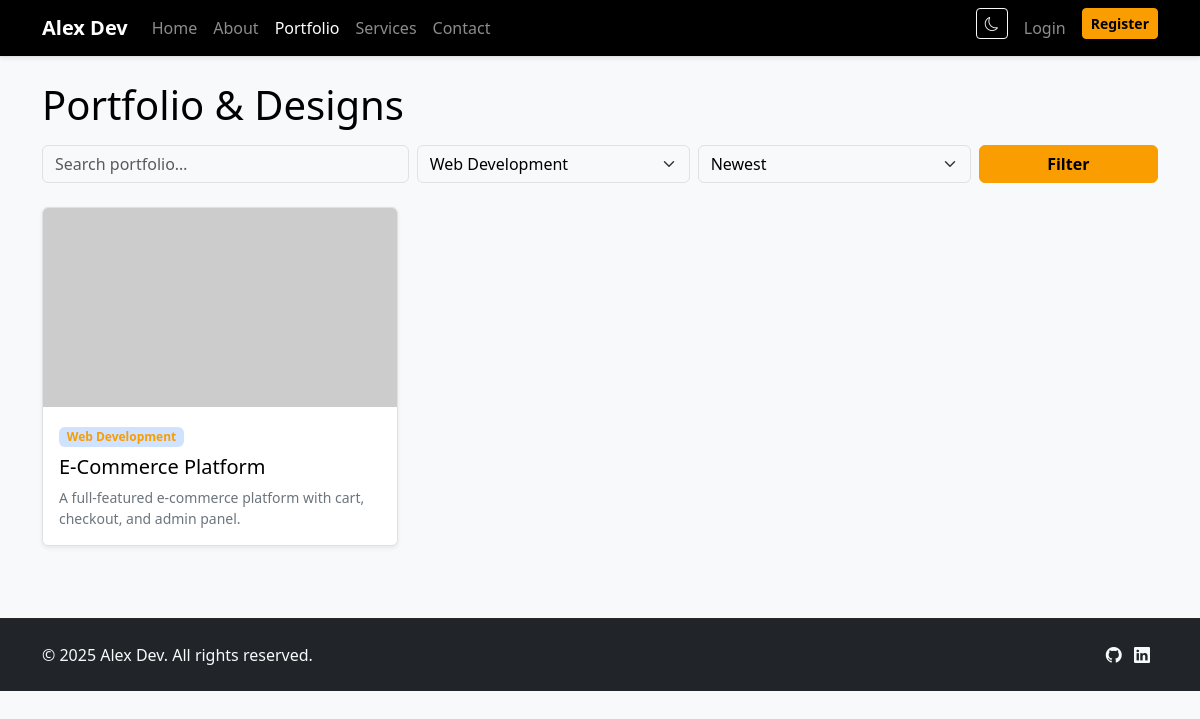
/portfolio.php?category=1, run on the app's committed database.
### tables this page shows
CREATE TABLE projects (
  id INT UNSIGNED AUTO_INCREMENT PRIMARY KEY,
  title VARCHAR(200) NOT NULL,
  slug VARCHAR(220) NOT NULL UNIQUE,
  description LONGTEXT NOT NULL,
  thumbnail VARCHAR(255) DEFAULT NULL,
  category_id INT UNSIGNED DEFAULT NULL,
  technologies VARCHAR(500) DEFAULT NULL,
  project_url VARCHAR(255) DEFAULT NULL,
  source_code_url VARCHAR(255) DEFAULT NULL,
  project_date DATE DEFAULT NULL,
  is_featured TINYINT(1) NOT NULL DEFAULT 0,
  status ENUM('draft','published') NOT NULL DEFAULT 'draft',
  views INT UNSIGNED NOT NULL DEFAULT 0,
  created_at TIMESTAMP DEFAULT CURRENT_TIMESTAMP,
  updated_at TIMESTAMP DEFAULT CURRENT_TIMESTAMP ON UPDATE CURRENT_TIMESTAMP,
  FOREIGN KEY (category_id) REFERENCES categories(id) ON DELETE SET NULL,
  INDEX idx_status (status),
  INDEX idx_featured (is_featured),
  INDEX idx_category (category_id),
  INDEX idx_slug (slug)
);

CREATE TABLE categories (
  id INT UNSIGNED AUTO_INCREMENT PRIMARY KEY,
  name VARCHAR(100) NOT NULL,
  slug VARCHAR(120) NOT NULL UNIQUE,
  description TEXT DEFAULT NULL,
  created_at TIMESTAMP DEFAULT CURRENT_TIMESTAMP,
  updated_at TIMESTAMP DEFAULT CURRENT_TIMESTAMP ON UPDATE CURRENT_TIMESTAMP,
  INDEX idx_slug (slug)
);

### includes/functions.php (called while the page is built, shortened)
<?php
require_once __DIR__ . '/../config/database.php';
function e($v): string { return htmlspecialchars((string)$v, ENT_QUOTES, 'UTF-8'); }
function paginate(int $total, int $perPage, int $current): array {
    $pages = max(1, (int)ceil($total / $perPage));
    $current = max(1, min($current, $pages));
    return ['total'=>$total,'pages'=>$pages,'current'=>$current,'offset'=>($current-1)*$perPage,'limit'=>$perPage];
}

### config/database.php (called while the page is built, shortened)
<?php
function db(): PDO {
    static $pdo = null;
    if ($pdo === null) {
        $host = '127.0.0.1';
        $dbname = 'portfolio_db';
        $user = 'root';
        $pass = '';
        $dsn = "mysql:host=$host;dbname=$dbname;charset=utf8mb4";
        try {
            $pdo = new PDO($dsn, $user, $pass, [
                PDO::ATTR_ERRMODE => PDO::ERRMODE_EXCEPTION,
                PDO::ATTR_DEFAULT_FETCH_MODE => PDO::FETCH_ASSOC,
                PDO::ATTR_EMULATE_PREPARES => false,
            ]);
        } catch (PDOException $e) {
            error_log('DB Error: ' . $e->getMessage());
            die('Database connection failed. Please check configuration.');
        }
    }
    return $pdo;
}

### portfolio.php (the view, shortened to what this page needs)
<?php
$q        = trim($_GET['q'] ?? '');
$cat      = (int)($_GET['category'] ?? 0);
$sort     = $_GET['sort'] ?? 'newest';
$page     = max(1, (int)($_GET['page'] ?? 1));
$where = ["p.status='published'"];
$params = [];
if ($cat > 0) { $where[] = "p.category_id = ?"; $params[]=$cat; }
$whereSql = 'WHERE '.implode(' AND ', $where);
$stmt = db()->prepare("
    SELECT p.*, c.name AS category_name, 'project' AS item_type
    FROM projects p LEFT JOIN categories c ON c.id=p.category_id
    $whereSql
");
$stmt->execute($params);
$projects = $stmt->fetchAll();
$designs = [];
$allItems = array_merge($projects, $designs);
usort($allItems, function($a, $b) use ($sort) {
    if ($sort === 'title') {
        return strcmp($a['title'], $b['title']);
    } elseif ($sort === 'oldest') {
        $dateA = $a['created_at'] ?? $a['project_date'] ?? '1970-01-01';
        $dateB = $b['created_at'] ?? $b['project_date'] ?? '1970-01-01';
        return strtotime($dateA) - strtotime($dateB);
    } else {
        $dateA = $a['created_at'] ?? $a['project_date'] ?? '1970-01-01';
        $dateB = $b['created_at'] ?? $b['project_date'] ?? '1970-01-01';
        return strtotime($dateB) - strtotime($dateA);
    }
});
$total = count($allItems);
$pg = paginate($total, 9, $page);
$paginatedItems = array_slice($allItems, $pg['offset'], $pg['limit']);
$categories = db()->query("SELECT * FROM categories ORDER BY name")->fetchAll();
include 'includes/header.php'; ?>
<h1 class="mb-3">Portfolio & Designs</h1>
<form class="row g-2 mb-4" method="get">
  <div class="col-md-4">
    <input name="q" class="form-control" placeholder="Search portfolio…" value="<?= e($q) ?>">
  </div>
  <div class="col-md-3">
    <select name="category" class="form-select">
      <?php foreach ($categories as $c): ?>
      <option value="<?= (int)$c['id'] ?>" <?= $cat==(int)$c['id']?'selected':'' ?>>
        <?= e($c['name']) ?></option>
      <?php endforeach; ?>
    </select>
  </div>
  <div class="col-md-3">
    <select name="sort" class="form-select">
      <option value="newest" <?= $sort==='newest'?'selected':'' ?>>Newest</option>
    </select>
  </div>
  <div class="col-md-2"><button class="btn btn-primary w-100">Filter</button></div>
</form>
<?php if (!$paginatedItems): ?>
  <div class="alert alert-info">No projects or designs match your search.</div>
<?php else: ?>
<div class="row g-4">
  <?php foreach ($paginatedItems as $item): ?>
    <div class="col-md-6 col-lg-4">
      <?php if ($item['item_type'] === 'project'): ?>
        <a href="<?= BASE_URL ?>project-details.php?slug=<?= urlencode($item['slug']) ?>" class="text-decoration-none text-reset">
          <div class="card h-100 shadow-sm">
            <img src="<?= $item['thumbnail'] ? UPLOAD_URL.e($item['thumbnail']) : 'https://via.placeholder.com/600x340?text=Project' ?>"
                 class="card-img-top project-thumb" alt="<?= e($item['title']) ?>">
            <div class="card-body">
              <span class="badge bg-primary-subtle text-primary mb-2"><?= e($item['category_name'] ?? 'Uncategorized') ?></span>
              <h5 class="card-title"><?= e($item['title']) ?></h5>
              <p class="card-text small text-secondary mb-0"><?= e(mb_strimwidth(strip_tags($item['description']),0,100,'…')) ?></p>
            </div>
          </div>
        </a>
      <?php endif; ?>
    </div>
  <?php endforeach; ?>
</div>
<?php endif; ?>
<?php include 'includes/footer.php'; ?>

### assets/css/style.css (style rules this page uses)
:root { --brand-primary: #f99d00; --brand-hover: #e08d00; --bg-body: #f8f9fa; --text-main: #000000; --text-muted: #6c757d; --card-bg: #ffffff; --border-color: #dee2e6; --footer-bg: #000000; --footer-text: #ffffff; --sidebar-bg: #000000; --sidebar-text: #a0a0a0; --sidebar-hover: #1a1a1a; }
body { font-family: system-ui, -apple-system, "Segoe UI", sans-serif; background-color: var(--bg-body); color: var(--text-main); transition: background-color 0.3s ease, color 0.3s ease; }
.btn-primary { background-color: var(--brand-primary) !important; border-color: var(--brand-primary) !important; color: #000000 !important; font-weight: 700; }
.text-primary { color: var(--brand-primary) !important; }
.card { transition: transform .2s, box-shadow .2s; background-color: var(--card-bg); border-color: var(--border-color); color: var(--text-main); }
a { color: var(--brand-primary); text-decoration: none; }
.form-control, .form-select { background-color: var(--bg-body); color: var(--text-main); border-color: var(--border-color); }
.project-thumb { aspect-ratio: 16/9; object-fit: cover; }

### data on the page
projects: views 0 (drawn), category.name "Web Development", title "E-Commerce Platform", description "A full-featured e-commerce platform with cart, checkout, and admin panel."

### other printed values
get_setting('owner_name','Portfolio') "Alex Dev"
$label "Home"
$label "About"
$label "Portfolio"
$label "Services"
$label "Contact"
get_setting('footer_text','© Portfolio') "© 2025 Alex Dev. All rights reserved."
form field category "Web Development"
